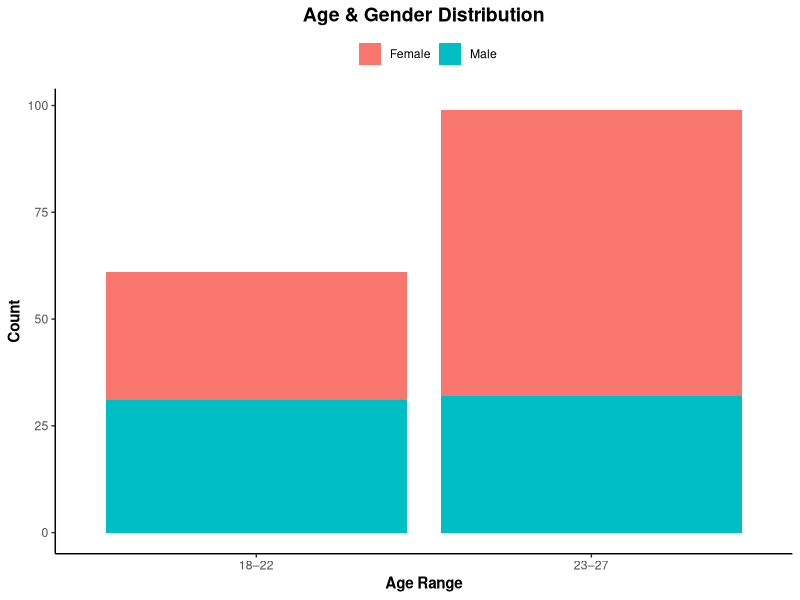
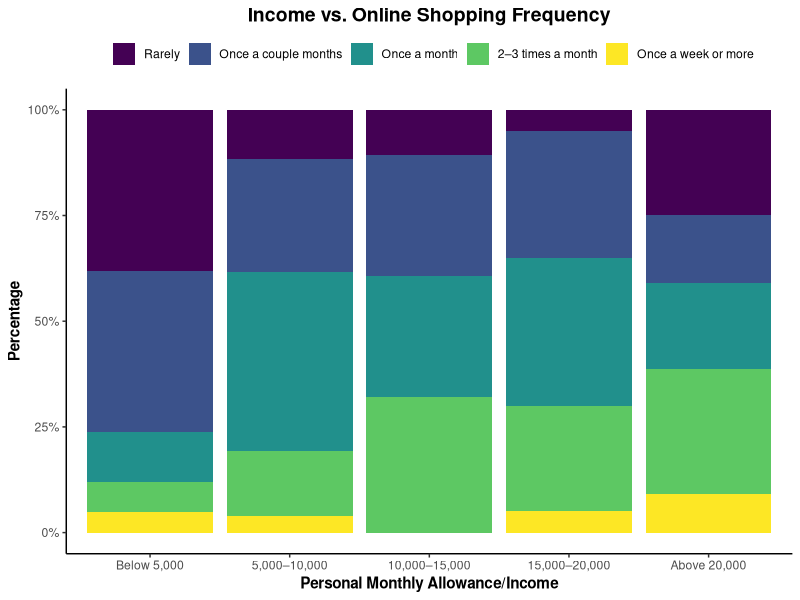
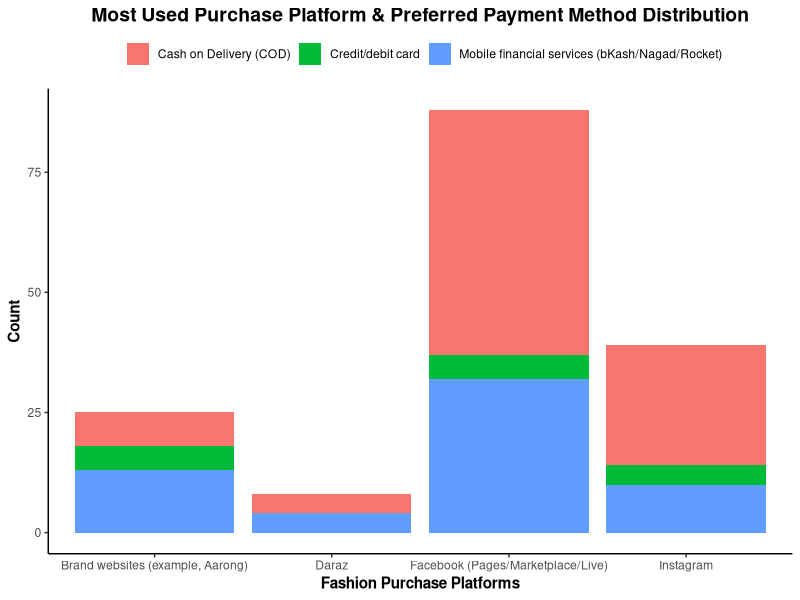
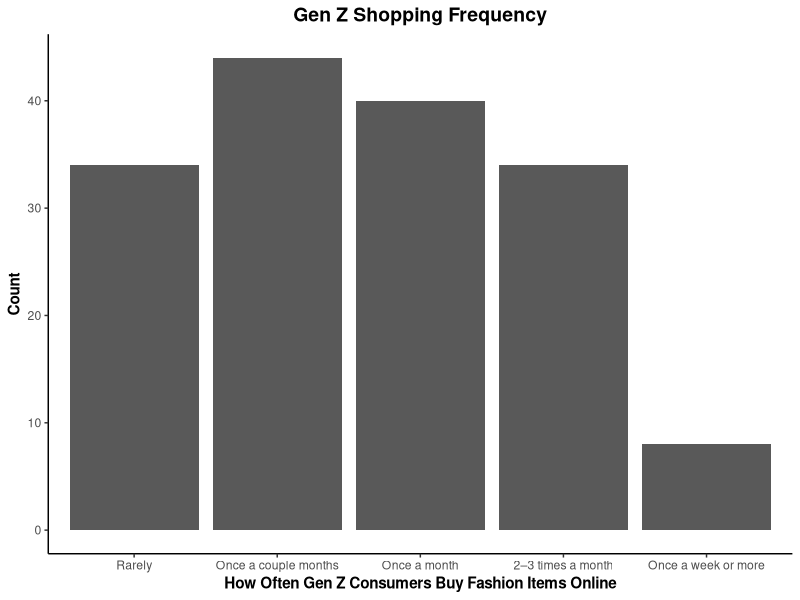
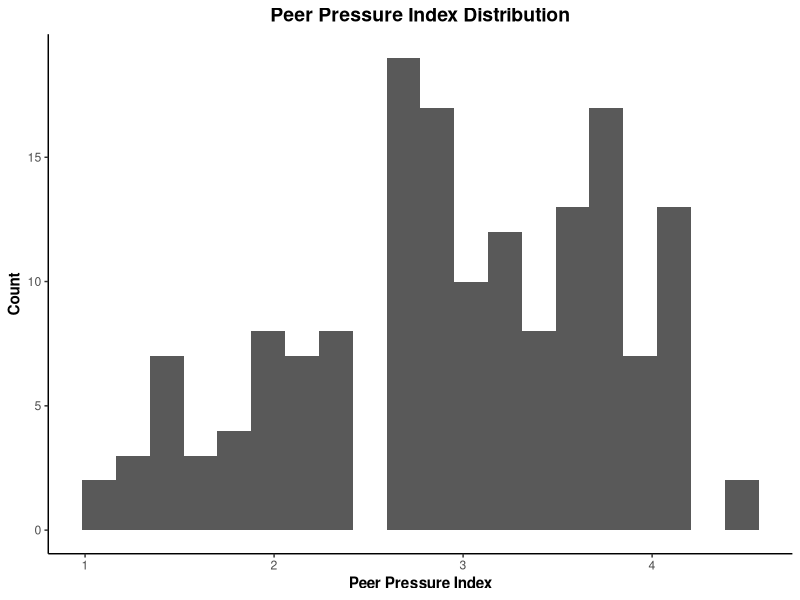
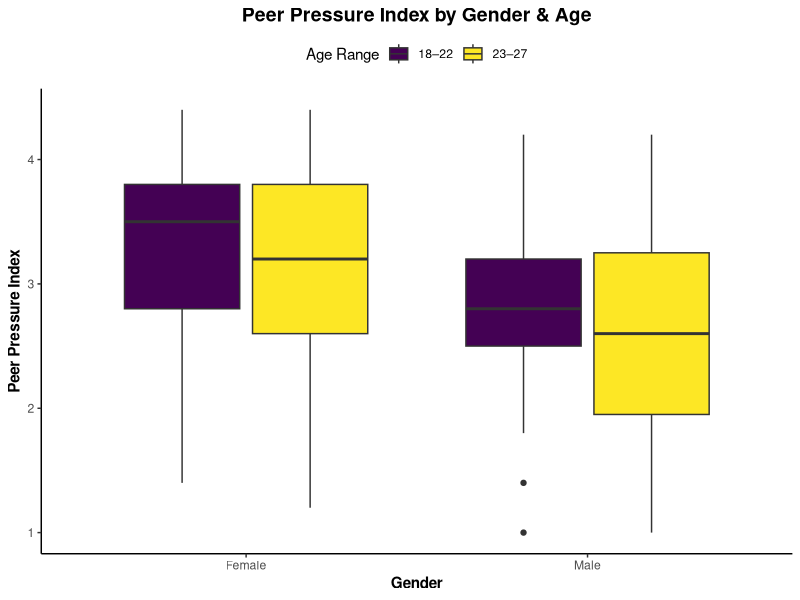
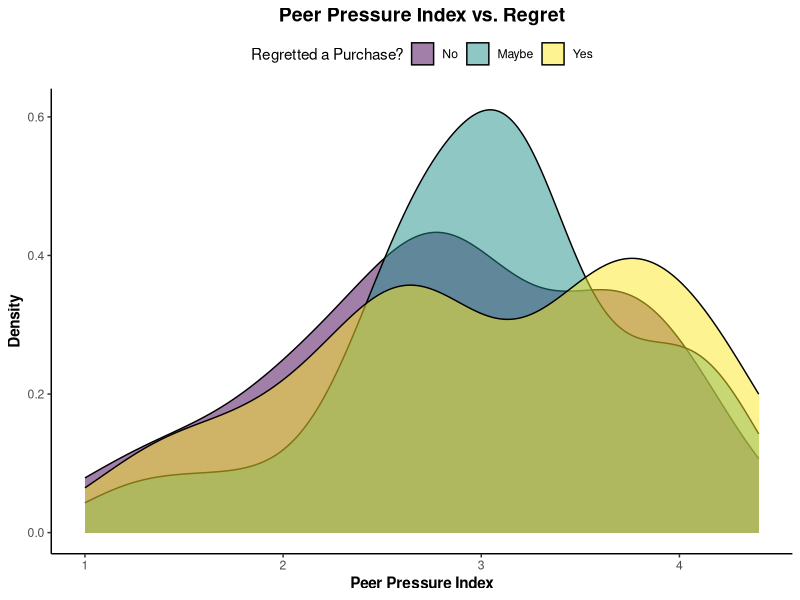
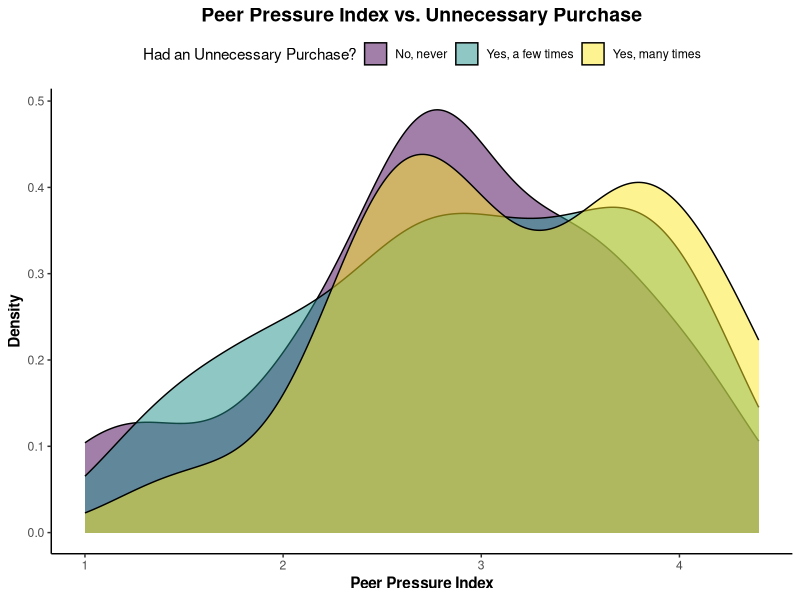

These figures' R source, in order:
## ---- chunk 1
# importing the necessary libraries
library(tidyverse)
library(readxl)
library(psych)
library(car)

# printing a confirmation message
message("The libraries have been imported successfully.")
## ---- chunk 2
# importing the raw dataframe and inspecting the first few rows
df_raw <- read_excel(path = "survey_response.xlsx", sheet = "raw_data")
head(df_raw)
## ---- chunk 3
# importing the clean dataframe and inspecting the first few rows
df <- read_excel(path = "survey_response.xlsx", sheet = "clean_data")
head(df)
## ---- chunk 4
df <- df |>
  mutate(
    across(c(q2, q4, q6), as.factor),
    q1 = factor(x = q1, levels = c("18–22", "23–27", "28 and above"), ordered = TRUE),
    q3 = factor(x = q3, levels = c("Below 5,000", "5,000–10,000", "10,000–15,000", "15,000–20,000", "Above 20,000"), ordered = TRUE),
    q5 = factor(x = q5, levels = c("Rarely", "Once a couple months", "Once a month", "2–3 times a month", "Once a week or more"), ordered = TRUE),
    q23_label = factor(x = q23, levels = c(1:5), labels = c("Never", "Rarely", "Sometimes", "Often", "Very Often"), ordered = TRUE),
    q24_label = factor(x = q24, levels = c(1, 3, 5), labels = c("No, never", "Yes, a few times", "Yes, many times"), ordered = TRUE),
    q25_label = factor(x = q25, levels = c(1, 3, 5), labels = c("No", "Maybe", "Yes"), ordered = TRUE)
  )
## ---- chunk 5
# creating composite indices
df <- df %>%
  mutate(peer_influence_index = rowMeans(across(q7:q11), na.rm = TRUE)) %>% 
  mutate(social_status_index = rowMeans(across(q12:q15), na.rm = TRUE)) %>% 
  mutate(personality_index = rowMeans(across(q16:q22), na.rm = TRUE)) %>% 
  mutate(dependent_variable_index = rowMeans(across(q23:q24), na.rm = TRUE))

# displaying the composite indices column
head(
  df %>% 
    select(peer_influence_index, social_status_index, personality_index, dependent_variable_index)
)
## ---- chunk 6
# for Peer Influence
alpha_peer_influence <- alpha(df[, c("q7","q8","q9","q10","q11")])

# for Perceived Social Status
alpha_social_status <- alpha(df[, c("q12","q13","q14","q15")])

# for Personality Traits
alpha_personality_traits <- alpha(df[, c("q16","q17","q18","q19","q20", "q21", "q22")])

# displaying the results
alpha_peer_influence
alpha_social_status
alpha_personality_traits
## ---- chunk 7
# creating a stacked bar chart to observe the age vs gender distribution
ggplot(data = df, aes(x = q1, fill = q2)) +
  geom_bar(position = "stack") +
  labs(
    title = "Age & Gender Distribution",
    x = "Age Range",
    y = "Count",
    fill = ""
  ) + 
  theme_classic() +
  theme(
    plot.title = element_text(hjust = 0.5, face = "bold", size = 14),
    axis.title.x = element_text(face = "bold"),
    axis.title.y = element_text(face = "bold"),
    legend.position = "top"
  )
## ---- chunk 8
# creating a stacked bar chart to observe the income vs online shopping frequency
ggplot(data = df, aes(x = q3, fill = q5)) +
  geom_bar(position = "fill") +
  scale_y_continuous(labels = scales::percent) +
  labs(
    title = "Income vs. Online Shopping Frequency",
    x = "Personal Monthly Allowance/Income",
    y = "Percentage",
    fill = ""
  ) + 
  theme_classic() +
  theme(
    plot.title = element_text(hjust = 0.5, face = "bold", size = 14),
    axis.title.x = element_text(face = "bold"),
    axis.title.y = element_text(face = "bold"),
    legend.position = "top"
  )
## ---- chunk 9
# creating a stacked bar chart to observe the fashion purchase platform vs online preferred payment method distribution
ggplot(data = df, aes(x = q6, fill = q4)) +
  geom_bar(position = "stack") +
  labs(
    title = "Most Used Purchase Platform & Preferred Payment Method Distribution",
    x = "Fashion Purchase Platforms",
    y = "Count",
    fill = ""
  ) + 
  theme_classic() +
  theme(
    plot.title = element_text(hjust = 0.5, face = "bold", size = 14),
    axis.title.x = element_text(face = "bold"),
    axis.title.y = element_text(face = "bold"),
    legend.position = "top"
  )
## ---- chunk 10
# creating a barchart of how often people actually shops
ggplot(data = df, aes(x = q5)) +
  geom_bar() +
  labs(
    title = "Gen Z Shopping Frequency",
    x = "How Often Gen Z Consumers Buy Fashion Items Online",
    y = "Count"
  ) +
  theme_classic() +
  theme(
    plot.title = element_text(hjust = 0.5, face = "bold", size = 14),
    axis.title.x = element_text(face = "bold"),
    axis.title.y = element_text(face = "bold")
  )
## ---- chunk 11
# creating a histogram of the peer pressure index column created earlier
ggplot(data = df, aes(x = peer_influence_index)) +
  geom_histogram(bins = 20) +
  labs(title = "Peer Pressure Index Distribution", x = "Peer Pressure Index", y = "Count") +
  theme_classic() +
  theme(
    plot.title = element_text(hjust = 0.5, face = "bold", size = 14),
    axis.title.x = element_text(face = "bold"),
    axis.title.y = element_text(face = "bold")
  )
## ---- chunk 12
# peer pressure index by gender & age
ggplot(data = df,aes(x = q2, y = peer_influence_index, fill = q1)) +
  geom_boxplot() +
  labs(
    title = "Peer Pressure Index by Gender & Age",
    x = "Gender",
    y = "Peer Pressure Index",
    fill = "Age Range"
  ) +
  theme_classic() +
  theme(
    plot.title = element_text(hjust = 0.5, face = "bold", size = 14),
    axis.title.x = element_text(face = "bold"),
    axis.title.y = element_text(face = "bold"),
    legend.position = "top"
  )
## ---- chunk 13
# displaying the relationship between purchase regret and peer pressure index
ggplot(data = df, aes(
  x = peer_influence_index,
  fill = q25_label
)) +
  geom_density(alpha = 0.5) +
  labs(
    title = "Peer Pressure Index vs. Regret",
    x = "Peer Pressure Index",
    y = "Density",
    fill = "Regretted a Purchase?"
  ) +
  theme_classic() +
  theme(
    plot.title = element_text(hjust = 0.5, face = "bold", size = 14),
    axis.title.x = element_text(face = "bold"),
    axis.title.y = element_text(face = "bold"),
    legend.position = "top"
  )
## ---- chunk 14
# displaying the relationship between unnecessary purchase and peer pressure index
ggplot(data = df, aes(
  x = peer_influence_index,
  fill = q24_label
  )) +
  geom_density(alpha = 0.5) +
  labs(
    title = "Peer Pressure Index vs. Unnecessary Purchase",
    x = "Peer Pressure Index",
    y = "Density",
    fill = "Had an Unnecessary Purchase?"
    ) +
  theme_classic() +
  theme(
    plot.title = element_text(hjust = 0.5, face = "bold", size = 14),
    axis.title.x = element_text(face = "bold"),
    axis.title.y = element_text(face = "bold"),
    legend.position = "top"
  )
## ---- chunk 15
# peer pressure index vs social status index
ggplot(df, aes(x = peer_influence_index, y = social_status_index)) +
  geom_point(alpha = 0.6) +
  geom_smooth(method = "lm") +
  labs(
    title = "Peer Pressure vs. Social Status",
    x = "Peer Pressure Index",
    y = "Social Status Index"
  ) +
  theme_classic() +
  theme(
    plot.title = element_text(hjust = 0.5, face = "bold", size = 14),
    axis.title.x = element_text(face = "bold"),
    axis.title.y = element_text(face = "bold")
  )
## ---- chunk 16
# peer pressure index vs personality index
ggplot(df, aes(x = peer_influence_index, y = personality_index)) +
  geom_point(alpha = 0.6) +
  geom_smooth(method = "lm") +
  labs(
    title = "Peer Pressure vs. Personality Traits",
    x = "Peer Pressure Index",
    y = "Personality Traits Index"
  ) +
  theme_classic() +
  theme(
    plot.title = element_text(hjust = 0.5, face = "bold", size = 14),
    axis.title.x = element_text(face = "bold"),
    axis.title.y = element_text(face = "bold")
  )
## ---- chunk 17
# creating a scatterplot of the peer pressure index and the dependent variable index
ggplot(data = df, aes(x = peer_influence_index, y = dependent_variable_index)) +
  geom_point(alpha = 0.6) +
  geom_smooth(method = "lm") +
  labs(
    title = "Peer Pressure vs. Dependent Variable",
    x = "Peer Pressure Index",
    y = "Dependent Variable Index"
  ) +
  theme_classic() +
  theme(
    plot.title = element_text(hjust = 0.5, face = "bold", size = 14),
    axis.title.x = element_text(face = "bold"),
    axis.title.y = element_text(face = "bold")
  )
## ---- chunk 18
# creating a histogram of the social status index column created earlier
ggplot(data = df, aes(x = social_status_index)) +
  geom_histogram(bins = 20) +
  labs(title = "Social Status Index Distribution", x = "Social Status Index", y = "Count") +
  theme_classic() +
  theme(
    plot.title = element_text(hjust = 0.5, face = "bold", size = 14),
    axis.title.x = element_text(face = "bold"),
    axis.title.y = element_text(face = "bold")
  )
## ---- chunk 19
# social status index by gender & age
ggplot(data = df,aes(x = q2, y = social_status_index, fill = q1)) +
  geom_boxplot() +
  labs(
    title = "Social Status Index by Gender & Age",
    x = "Gender",
    y = "Social Status Index",
    fill = "Age Range"
  ) +
  theme_classic() +
  theme(
    plot.title = element_text(hjust = 0.5, face = "bold", size = 14),
    axis.title.x = element_text(face = "bold"),
    axis.title.y = element_text(face = "bold"),
    legend.position = "top"
  )
## ---- chunk 20
# displaying the relationship between purchase regret and social status index
ggplot(data = df, aes(
  x = social_status_index,
  fill = q25_label
  )) +
  geom_density(alpha = 0.5) +
  labs(
    title = "Social Status Index vs. Regret",
    x = "Social Status Index",
    y = "Density",
    fill = "Regretted a Purchase?"
  ) +
  theme_classic() +
  theme(
    plot.title = element_text(hjust = 0.5, face = "bold", size = 14),
    axis.title.x = element_text(face = "bold"),
    axis.title.y = element_text(face = "bold"),
    legend.position = "top"
  )
## ---- chunk 21
# displaying the relationship between social status and unnecessary purchases
ggplot(data = df, aes(
  x = social_status_index,
  fill = q24_label
  )) +  
  geom_density(alpha = 0.5) +
  labs(
    title = "Social Status Index vs. Unnecessary Purchase",
    x = "Social Status Index",
    y = "Density",
    fill = "Purchased Something that You Never Used?"
    ) +
  theme_classic() +
  theme(
    plot.title = element_text(hjust = 0.5, face = "bold", size = 14),
    axis.title.x = element_text(face = "bold"),
    axis.title.y = element_text(face = "bold"),
    legend.position = "top"
  )
## ---- chunk 22
# social status index vs. personality index
ggplot(df, aes(x = social_status_index, y = personality_index)) +
  geom_point(alpha = 0.6) +
  geom_smooth(method = "lm") +
  labs(
    title = "Social Status vs. Personality Traits",
    x = "Social Status Index",
    y = "Personality Traits Index"
  ) +
  theme_classic() +
  theme(
    plot.title = element_text(hjust = 0.5, face = "bold", size = 14),
    axis.title.x = element_text(face = "bold"),
    axis.title.y = element_text(face = "bold")
  )
## ---- chunk 23
# creating a scatterplot of the social status index and the dependent variable index
ggplot(data = df, aes(x = social_status_index, y = dependent_variable_index)) +
  geom_point(alpha = 0.6) +
  geom_smooth(method = "lm") +
  labs(
    title = "Social Status vs. Dependent Variable",
    x = "Social Status Index",
    y = "Dependent Variable Index"
  ) +
  theme_classic() +
  theme(
    plot.title = element_text(hjust = 0.5, face = "bold", size = 14),
    axis.title.x = element_text(face = "bold"),
    axis.title.y = element_text(face = "bold")
  )
## ---- chunk 24
# creating a histogram of personality index distribution
ggplot(data = df, aes(x = personality_index)) +
  geom_histogram(bins = 20) +
  labs(title = "Personality Index Distribution", x = "Personality Index", y = "Count") +
  theme_classic() +
  theme(
    plot.title = element_text(hjust = 0.5, face = "bold", size = 14),
    axis.title.x = element_text(face = "bold"),
    axis.title.y = element_text(face = "bold")
  )
## ---- chunk 25
# personality index by gender & age
ggplot(data = df,aes(x = q2, y = personality_index, fill = q1)) +
  geom_boxplot() +
  labs(
    title = "Personality Index by Gender & Age",
    x = "Gender",
    y = "Personality Index",
    fill = "Age Range"
  ) +
  theme_classic() +
  theme(
    plot.title = element_text(hjust = 0.5, face = "bold", size = 14),
    axis.title.x = element_text(face = "bold"),
    axis.title.y = element_text(face = "bold"),
    legend.position = "top"
  )
## ---- chunk 26
# displaying the relationship between purchase regret and personality index
ggplot(data = df, aes(
  x = personality_index,
  fill = q25_label
  )) +
  geom_density(alpha = 0.5) +
  labs(
    title = "Personality Index vs. Regret",
    x = "Personality Index",
    y = "Density",
    fill = "Regretted a Purchase?"
  ) +
  theme_classic() +
  theme(
    plot.title = element_text(hjust = 0.5, face = "bold", size = 14),
    axis.title.x = element_text(face = "bold"),
    axis.title.y = element_text(face = "bold"),
    legend.position = "top"
  )
## ---- chunk 27
# displaying the relationship between personality influence index and unnecessary purchase
ggplot(data = df, aes(
  x = personality_index,
  fill = q24_label
  )) +
  geom_density(alpha = 0.5) +
  labs(
    title = "Personality Index vs. Unnecessary Purchase",
    x = "Personality Index",
    y = "Density",
    fill = "Bought an Unnecessary Purchase?"
    ) +
  theme_classic() +
  theme(
    plot.title = element_text(hjust = 0.5, face = "bold", size = 14),
    axis.title.x = element_text(face = "bold"),
    axis.title.y = element_text(face = "bold"),
    legend.position = "top"
  )
## ---- chunk 28
# creating a scatterplot of the personality index and the dependent variable index
ggplot(data = df, aes(x = personality_index, y = dependent_variable_index)) +
  geom_point(alpha = 0.6) +
  geom_smooth(method = "lm") +
  labs(
    title = "Personality vs. Dependent Variable",
    x = "Personality Index",
    y = "Dependent Variable Index"
    ) +
  theme_classic() +
  theme(
    plot.title = element_text(hjust = 0.5, face = "bold", size = 14),
    axis.title.x = element_text(face = "bold"),
    axis.title.y = element_text(face = "bold")
  )
## ---- chunk 29
# creating a barchart of how often people make unplanned purchases
ggplot(data = df, aes(
  x = q23_label
  )) +
  geom_bar() +
  labs(
    title = "Unplanned Purchase Distribution",
    x = "How Often Gen Z Consumers Make Unplanned Purchases",
    y = "Count"
  ) +
  theme_classic() +
  theme(
    plot.title = element_text(hjust = 0.5, face = "bold", size = 14),
    axis.title.x = element_text(face = "bold"),
    axis.title.y = element_text(face = "bold")
  )
## ---- chunk 30
# creating a barchart of how often people bought items they never used
ggplot(data = df, aes(
  x = q24_label
)) +
  geom_bar() +
  labs(
    title = "Unused Purchase Distribution",
    x = "How Often Gen Z Consumers Made a Purchase that They Never Used",
    y = "Count"
  ) +
  theme_classic() +
  theme(
    plot.title = element_text(hjust = 0.5, face = "bold", size = 14),
    axis.title.x = element_text(face = "bold"),
    axis.title.y = element_text(face = "bold")
  )
## ---- chunk 31
# creating a barchart of how often people regretted a purchase
ggplot(data = df, aes(
  x = q25_label
)) +
  geom_bar() +
  labs(
    title = "Regrettable Purchase Distribution",
    x = "How Often Gen Z Consumers Bought an Item That They Regretted",
    y = "Count"
  ) +
  theme_classic() +
  theme(
    plot.title = element_text(hjust = 0.5, face = "bold", size = 14),
    axis.title.x = element_text(face = "bold"),
    axis.title.y = element_text(face = "bold")
  )
## ---- chunk 32
# creating a side-by-side bar chart of the payment methods by income
ggplot(df, aes(x = q3, fill = q4)) +
  geom_bar(position = "dodge") +
  labs(
    title = "Payment Method by Income",
    x = "Personal Monthly Allowance/Income",
    y = "Count",
    fill = "Payment Method"
    ) +
  theme_classic() +
  theme(
    plot.title = element_text(hjust = 0.5, face = "bold", size = 14),
    axis.title.x = element_text(face = "bold"),
    axis.title.y = element_text(face = "bold"),
    legend.position = "top"
  )
## ---- chunk 33
indices <- c("peer_influence_index", "social_status_index", "personality_index", "dependent_variable_index")

cor_long <- df |>
  select(all_of(indices)) |>
  cor(use = "complete.obs") |>
  as_tibble(rownames = "var1") |>
  pivot_longer(-var1, names_to = "var2", values_to = "corr")

ggplot(data = cor_long, aes(x = var1, y = var2, fill = corr)) +
  geom_tile(color = "white") +
  geom_text(aes(label = sprintf("%.2f", corr)), size = 4) +
  scale_fill_gradient2(
    low = "#377EB8",
    mid = "white",
    high = "#E41A1C",
    midpoint = 0,
    limits = c(-1, 1)
    ) +
  scale_x_discrete(labels = function(x) gsub("_", " ", x)) +
  scale_y_discrete(labels = function(x) gsub("_", " ", x)) +
  labs(
    title = "Correlation Heatmap of Composite Indices",
    x = NULL,
    y = NULL,
    fill = "Pearson r"
    ) +
  theme_classic() +
  theme(
    plot.title = element_text(hjust = 0.5, face = "bold", size = 14),
    axis.text.x = element_text(angle = 30, hjust = 1)
    )
## ---- chunk 34
# simple multiple linear regression
model_h1 <- lm(
  formula = dependent_variable_index ~ peer_influence_index + social_status_index + personality_index,
  data = df
  )

summary(model_h1)
## ---- chunk 35
# Linear Regression
model_h2 <- lm(
  formula = dependent_variable_index ~ personality_index,
  data = df
  )

summary(model_h2)
## ---- chunk 36
# simple linear regression
model_h3 <- lm(
  formula = dependent_variable_index ~ peer_influence_index,
  data = df
  )

summary(object = model_h3)
## ---- chunk 37
# simple linear regression
model_h4 <- lm(
  formula = dependent_variable_index ~ social_status_index,
  data = df
  )

summary(object = model_h4)
## ---- chunk 38
# linear regression
model_h5 <- lm(
  formula = social_status_index ~ peer_influence_index,
  data = df
  )

summary(model_h5)
## ---- chunk 39
# converting the platform variable to factor and drop TikTok (0 responses)
df_h6 <- df |> 
  mutate(q6 = as.factor(q6)) |> 
  filter(q6 != "TikTok")

# running a Kruskal-Wallis test
kruskal.test(
  formula = dependent_variable_index ~ q6,
  data = df_h6
  )
## ---- chunk 40
# running a one-way ANOVA test
anova_h7 <- aov(
  formula = dependent_variable_index ~ q25_label,
  data = df
)

summary(anova_h7)
## ---- chunk 41
# running a post-hoc Tukey HSD because the ANOVA came back significant—the ANOVA only tells us some group differs from another whereas Tukey tells us specifically which pairs (e.g., is it Yes vs. No, or Maybe vs. No, or both)
TukeyHSD(x = anova_h7)
## ---- chunk 42
# checking the equal-variance assumption ANOVA relies on (Levene's test)—if this test itself came back significant, it would mean the group variances differ too much for the ANOVA p-value above to be trustworthy
leveneTest(
  y = dependent_variable_index ~ q25_label,
  data = df
)
## ---- chunk 43
# optionally running a non-parametric backup (Kruskal-Wallis) as a robustness check—since it makes no assumption about normality or equal variances, agreement between this and the ANOVA above means the conclusion doesn't hinge on those assumptions holding
kruskal.test(
  formula = dependent_variable_index ~ q25_label,
  data = df
)
## ---- chunk 44
# categorizing q23 into Low/Medium/High—a chi-square test of independence needs two categorical variables, and payment method is already categorical, so the numeric q23 needs bucketing first
df <- df |> 
  mutate(
    q23_cat = case_when(
      q23 %in% c(1, 2) ~ "Low",
      q23 == 3 ~ "Medium",
      q23 %in% c(4, 5) ~ "High",
      TRUE ~ NA_character_
    )
  )

# building the contingency table (Payment Method x Impulsivity Category)—this cross-tab of observed counts is the actual input the chi-square test compares against expected counts
tab_h8 <- table(df$q4, df$q23_cat)

# viewing the table
tab_h8

cat("\n")

# running a Chi-square test of independence
chisq_result <- chisq.test(
  x = tab_h8,
  simulate.p.value = TRUE,
  B = 10000
)

chisq_result

# checking the expected cell counts directly—this is the assumption check, and it's exactly what justified using the simulated p-value above instead of the default one
chisq_result$expected
## ---- chunk 45
# running a one-way ANOVA test
anova_h9 <- aov(
  formula = dependent_variable_index ~ q3,
  data = df
)

summary(anova_h9)
## ---- chunk 46
# running a Post-hoc (as the ANOVA is significant) to see which group differs
TukeyHSD(x = anova_h9)
## ---- chunk 47
# doing an assumption check (variance equality)
leveneTest(
  y = dependent_variable_index ~ q3,
  data = df
)
## ---- chunk 48
# conducting a Non-parametric backup (optional)
kruskal.test(
  formula = dependent_variable_index ~ q3, 
  data = df
  )
## ---- chunk 49
# keeping only "Male" and "Female" and converting gender into a two-level factor—a t-test compares exactly two groups, so this just locks in which two and their order (Male first, Female second)
df_h10 <- df |>  
  filter(q2 %in% c("Male", "Female")) |>  
  mutate(q2 = factor(q2, levels = c("Male", "Female")))

# running the t-test
t.test(
  formula = dependent_variable_index ~ q2,
  data = df_h10
)
